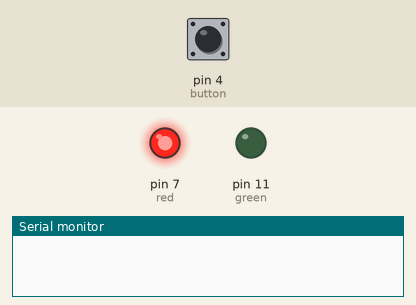
A sketch run on a simulated Arduino Uno, built with avr-gcc and run on an emulated ATmega328P. On the bench: output pins drawn as LEDs (lit = HIGH), the last lines printed to the serial monitor. The test bench sets the inputs (shaded band); at power-on: pin 4 (button) HIGH.

Above: at 1.2 s.
1.3 s: pin 4 (button) pulled LOW for 3.2 s
At 5.8 s:
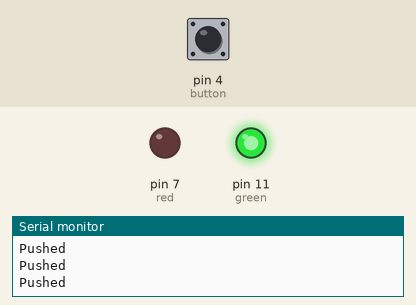
6.3 s: pin 4 (button) pulled LOW for 0.15 s
At 7.3 s:
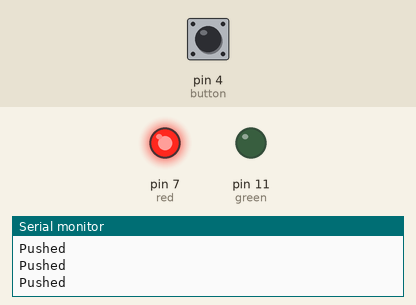
Timing chart, 0 to 9.3 s (numbered marks = the images above; inputs shaded):
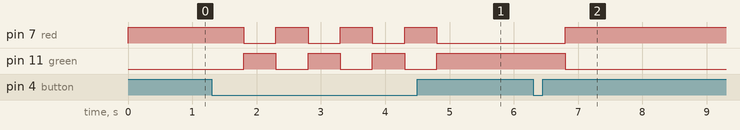

The sketch:

MomButton.ino
```cpp
const int red = 7;
const int green = 11;
const int button = 4;
boolean redLed = true;
boolean greenLed = false;

void setup() {
  // put your setup code here, to run once:
  Serial.begin(9600);
  pinMode(red, OUTPUT);
  pinMode(green, OUTPUT);
  pinMode(button, INPUT_PULLUP);

 // digitalWrite(red, HIGH);

}

void loop()
{
  if(redLed)                  //RED LIGHT
  {
    digitalWrite(red, HIGH);
  }
  else
  {
    digitalWrite(red, LOW);
  }
  if(greenLed)                //GREEN LIGHT
  {
    digitalWrite(green, HIGH);
  }
  else
  {
    digitalWrite(green, LOW);
  }
  if(push())
  {
    changeColor();
    Serial.println("Pushed");
    delay(500);
  }
}

boolean push()
{
  return !digitalRead(button);
}

void changeColor()    //BOTH LIGHTS CHANGE STATES
{
    redLed = !redLed;
    greenLed = !greenLed;
}
```

Measured:
- after the input at 1.3 s, pin 7 (red): alternates HIGH for 0.50 s and LOW for 0.50 s, 7 changes in all, then stays LOW, starting after 0.50 s; pin 11 (green): alternates HIGH for 0.50 s and LOW for 0.50 s, 7 changes in all, then stays HIGH, starting after 0.50 s
- after the input at 6.3 s, pin 7 (red): LOW → HIGH after 0.50 s; pin 11 (green): HIGH → LOW after 0.50 s
